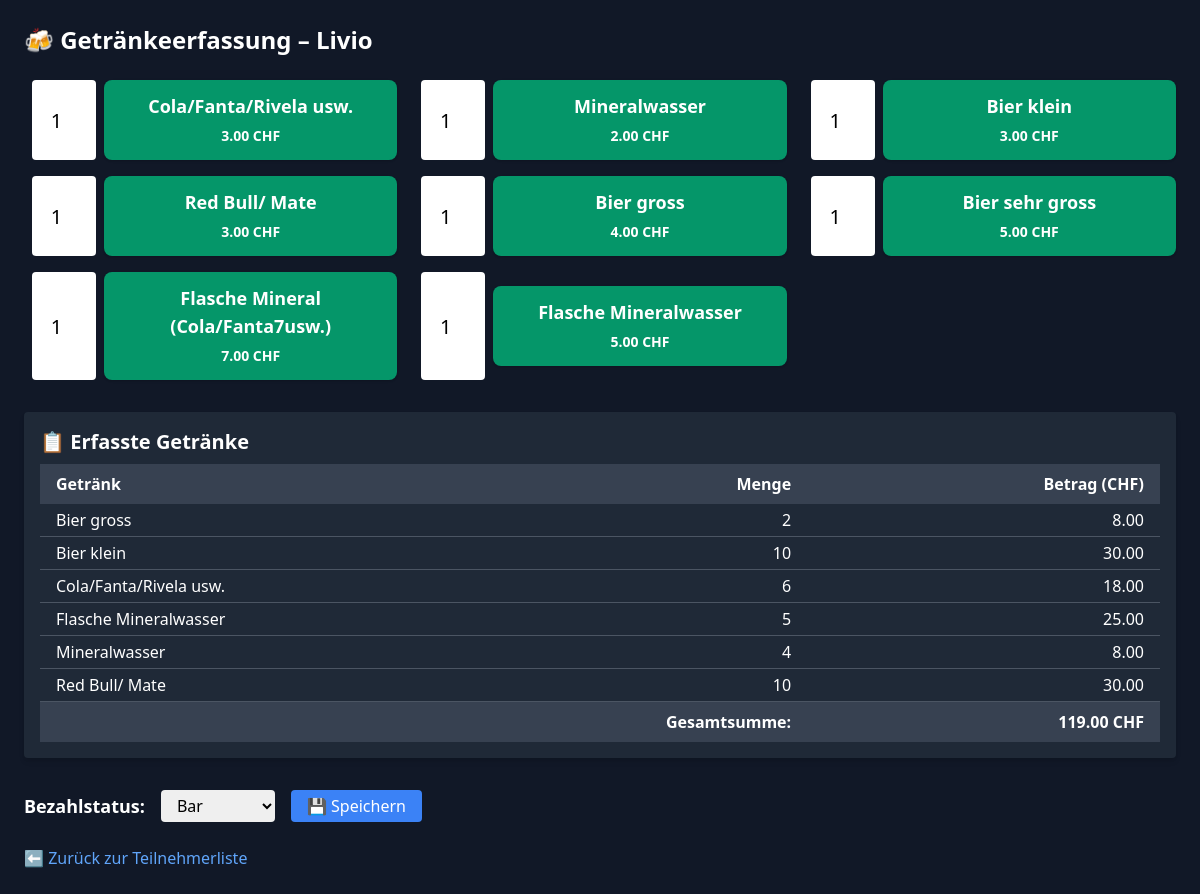
The page /verkauf/6 on the database its author committed.
### app/models.py (models this page shows)
class Teilnehmer(db.Model):
    id = db.Column(db.Integer, primary_key=True)
    name = db.Column(db.String(100), nullable=False)

class Getraenk(db.Model):
    id = db.Column(db.Integer, primary_key=True)
    name = db.Column(db.String(100), nullable=False)
    preis = db.Column(db.Float, nullable=False)
    kategorie = db.Column(db.String(50), nullable=False)

class TeilnehmerEvent(db.Model):
    id = db.Column(db.Integer, primary_key=True)
    event_id = db.Column(db.Integer, db.ForeignKey('event.id'), nullable=False)
    teilnehmer_id = db.Column(db.Integer, db.ForeignKey('teilnehmer.id'), nullable=False)
    bezahlt_status = db.Column(db.String(20), default="offen", nullable=False)
    event = db.relationship("Event", backref="teilnehmerzuordnung")
    teilnehmer = db.relationship("Teilnehmer", backref="events")

### app/routes.py (the view, shortened to what this page needs)
@app.route("/verkauf/<int:teilnehmer_event_id>", methods=["GET", "POST"])
def verkauf(teilnehmer_event_id):
    eintrag = TeilnehmerEvent.query.get_or_404(teilnehmer_event_id)
    getraenke = Getraenk.query.order_by(Getraenk.kategorie, Getraenk.name).all()
    verkaufe = (
        db.session.query(Getraenk.name, func.sum(Verkauf.menge), func.sum(Verkauf.menge * Getraenk.preis))
        .join(Getraenk, Verkauf.getraenk_id == Getraenk.id)
        .filter(Verkauf.teilnehmer_event_id == eintrag.id)
        .group_by(Getraenk.name)
        .all()
    )
    return render_template("verkauf_form.html", eintrag=eintrag, getraenke=getraenke, verkaufe=verkaufe)

### app/templates/verkauf_form.html (shortened to what this page needs)
<!DOCTYPE html>
<html lang="de">
<head>
    <link href="https://cdn.jsdelivr.net/npm/tailwindcss@2.2.19/dist/tailwind.min.css" rel="stylesheet">
</head>
<body class="bg-gray-900 text-white min-h-screen p-6">
    <h1 class="text-2xl font-bold mb-6">🍻 Getränkeerfassung – {{ eintrag.teilnehmer.name }}</h1>
    <div class="grid grid-cols-2 md:grid-cols-3 gap-4 mb-8">
        {% for getraenk in getraenke %}
        <form action="{{ url_for('verkauf', teilnehmer_event_id=eintrag.id) }}" method="post" class="flex space-x-2 items-center">
            <input type="number" name="menge" value="1" min="1" class="w-16 text-center text-xl text-black px-2 py-1 rounded h-full">
            <button type="submit" class="flex-1 bg-green-600 hover:bg-green-700 text-white font-bold py-3 px-3 rounded-lg shadow text-lg text-center">
                {{ getraenk.name }}<br>
                <span class="text-sm">{{ "%.2f"|format(getraenk.preis) }} CHF</span>
            </button>
        </form>
        {% endfor %}
    </div>
    {% if verkaufe %}
    <div class="bg-gray-800 p-4 rounded shadow-md mb-8">
        <h2 class="text-xl font-semibold mb-2">📋 Erfasste Getränke</h2>
        <table class="w-full table-auto">
            <thead>
                <tr class="bg-gray-700">
                    <th class="px-4 py-2 text-left">Getränk</th>
                    <th class="px-4 py-2 text-right">Menge</th>
                    <th class="px-4 py-2 text-right">Betrag (CHF)</th>
                </tr>
            </thead>
            <tbody>
                {% set ns = namespace(gesamtsumme=0) %}
                {% for name, menge, betrag in verkaufe %}
                {% set ns.gesamtsumme = ns.gesamtsumme + betrag %}
                <tr class="border-b border-gray-600">
                    <td class="px-4 py-1">{{ name }}</td>
                    <td class="px-4 py-1 text-right">{{ menge }}</td>
                    <td class="px-4 py-1 text-right">{{ "%.2f"|format(betrag) }}</td>
                </tr>
                {% endfor %}
                <tr class="font-bold bg-gray-700">
                    <td class="px-4 py-2 text-right" colspan="2">Gesamtsumme:</td>
                    <td class="px-4 py-2 text-right">{{ "%.2f"|format(ns.gesamtsumme) }} CHF</td>
                </tr>
            </tbody>
        </table>
    </div>
    {% endif %}
    <form action="{{ url_for('bezahlstatus_aendern', teilnehmer_event_id=eintrag.id) }}" method="post" class="flex items-center gap-4 mt-4">
        <label for="status" class="font-semibold text-lg">Bezahlstatus:</label>
        <select name="status" id="status" class="text-black rounded px-3 py-1">
            <option value="bar" {% if eintrag.bezahlt_status == 'bar' %}selected{% endif %}>Bar</option>
        </select>
        <button type="submit" class="bg-blue-500 hover:bg-blue-600 text-white px-4 py-1 rounded">💾 Speichern</button>
    </form>
    <a href="{{ url_for('event_start', event_id=eintrag.event.id) }}" class="inline-block mt-6 text-blue-400 hover:text-blue-600">⬅️ Zurück zur Teilnehmerliste</a>
</body>
</html>

### rows shown on the page
Teilnehmer: teilnehmer.name "Livio"
Getraenk: name "Cola/Fanta/Rivela usw.", preis "3.00"
Getraenk: name "Mineralwasser", preis "2.00"
Getraenk: name "Bier klein", preis "3.00"
Getraenk: name "Red Bull/ Mate", preis "3.00"
Getraenk: name "Bier gross", preis "4.00"
Getraenk: name "Bier sehr gross", preis "5.00"
Getraenk: name "Flasche Mineral (Cola/Fanta7usw.)", preis "7.00"
Getraenk: name "Flasche Mineralwasser", preis "5.00"
TeilnehmerEvent: status "Bar"

### other values the page prints
{{ name }} "Bier gross" "Bier klein" "Cola/Fanta/Rivela usw." "Flasche Mineralwasser" "Mineralwasser" "Red Bull/ Mate"
{{ menge }} "2" "10" "6" "5" "4" "10"
{{ "%.2f"|format(betrag) }} "8.00" "30.00" "18.00" "25.00" "8.00" "30.00"
{{ "%.2f"|format(ns.gesamtsumme) }} "119.00"
